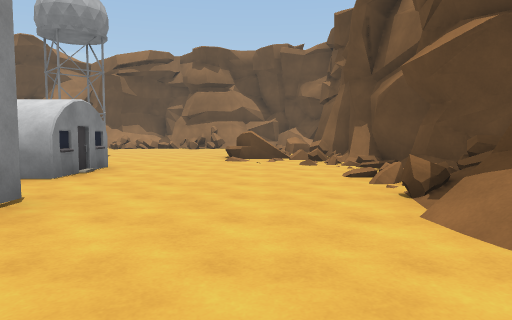
view 1 (above)

24 first-person views from a walk through a 3-D level made in the Unity game engine. The camera is 1.3 m above the floor, tilts 4° down and sees 70° across. The floor is counted in squares, 2 m on a side. Each view is taken from the middle of a square. On the plan, view 1 faces up. The plan holds only what a view shows up to about 11 squares ahead; the rest is blank. The place goes on beyond the plan. The player character is not drawn. Surface patterns are stand-ins for the level's own textures.

view 2
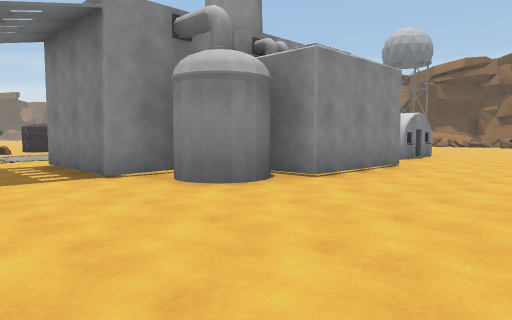

view 3
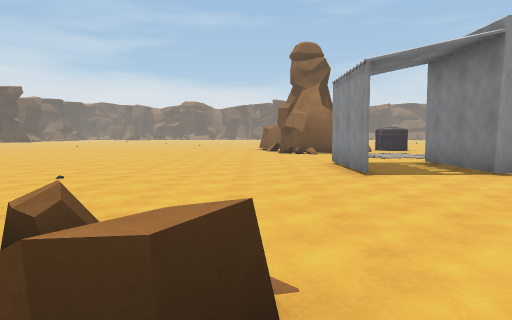

view 4
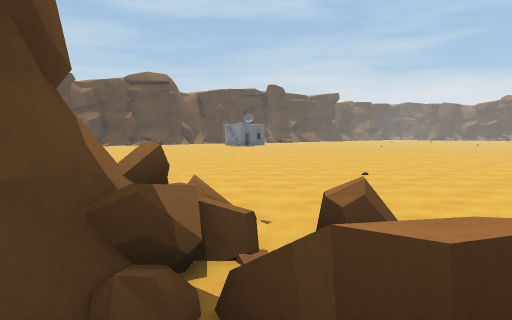

view 5
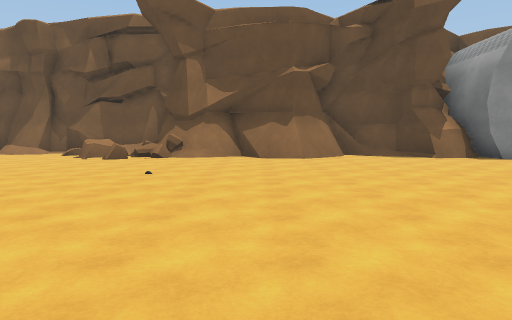

view 6
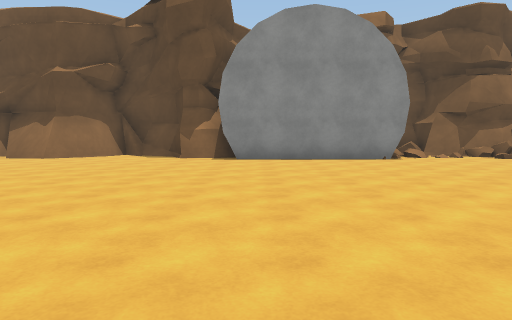

view 7
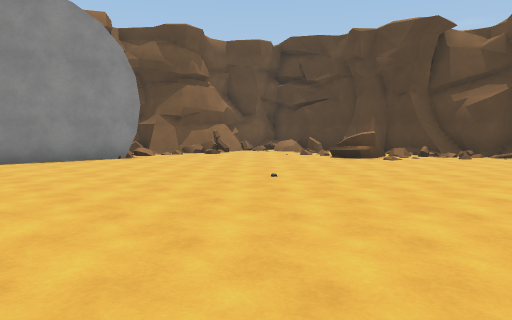

view 8
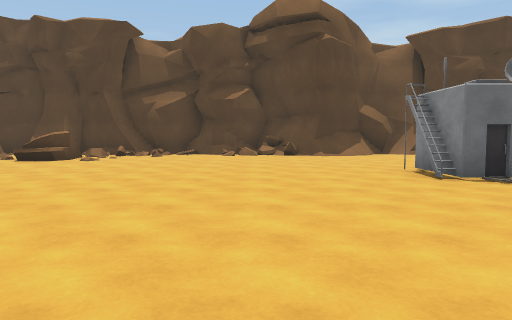

view 9
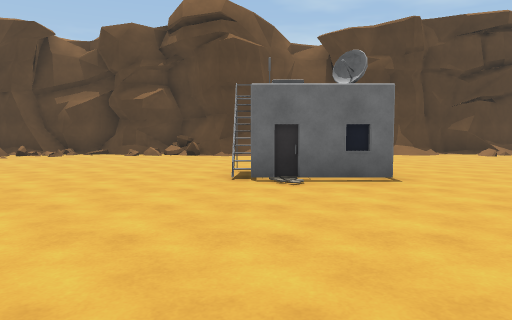

view 10
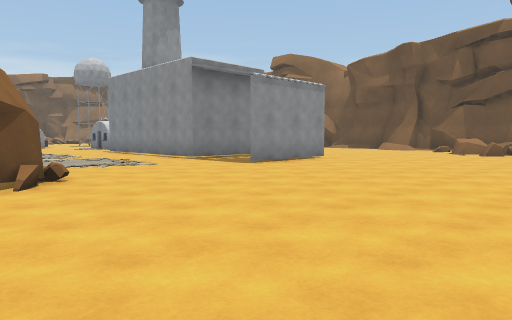

view 11
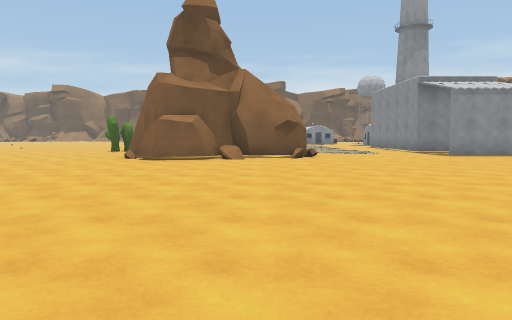

view 12
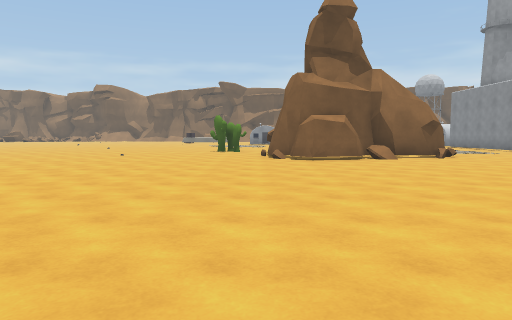

view 13
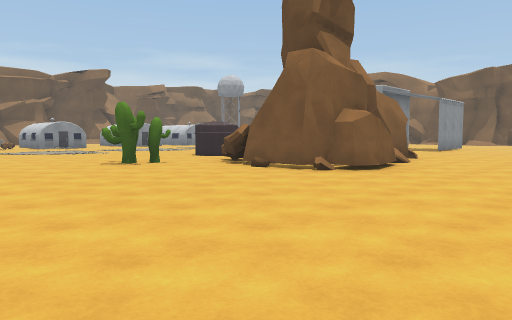

view 14
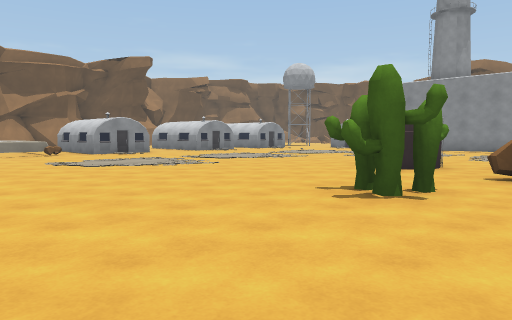

view 15
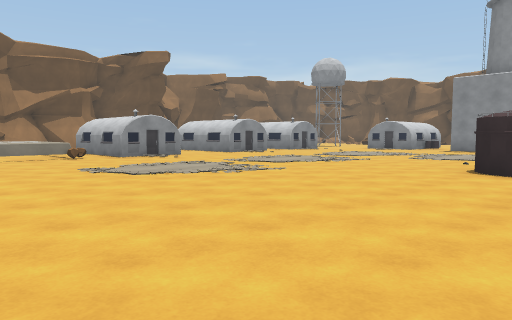

view 16
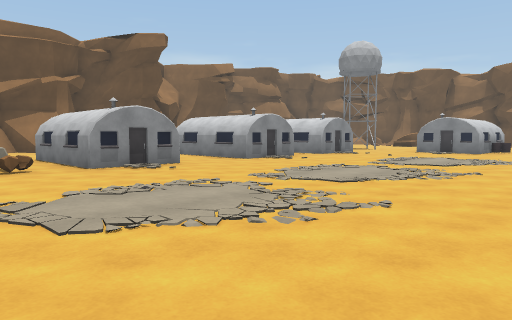

view 17
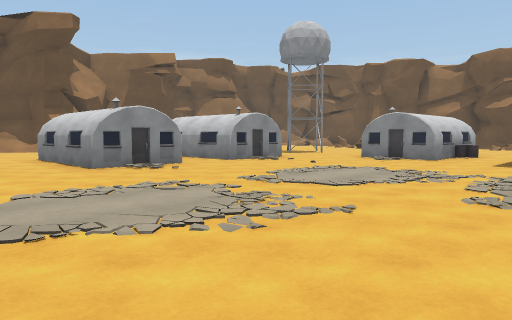

view 18
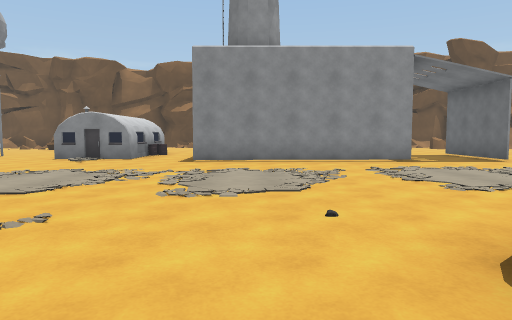

view 19
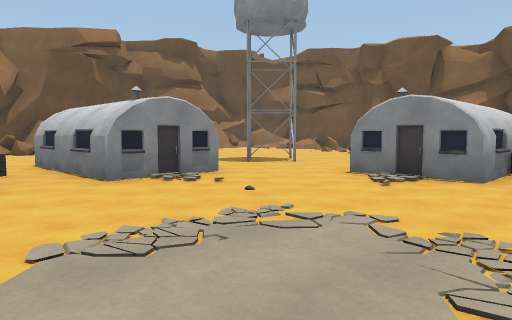

view 20
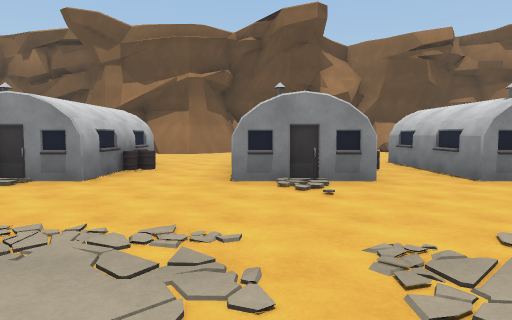

view 21
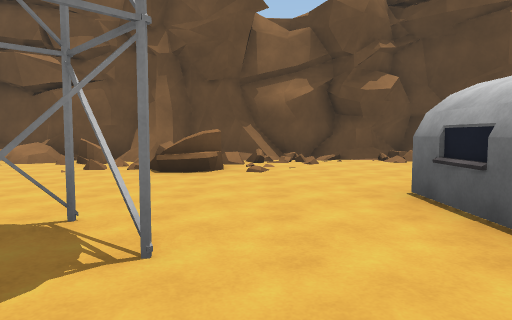

view 22
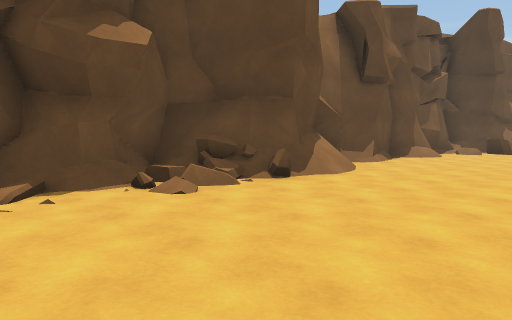

view 23
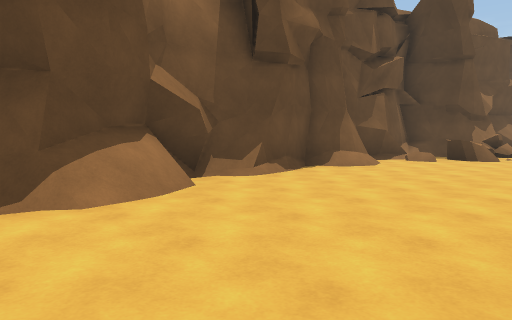

view 24
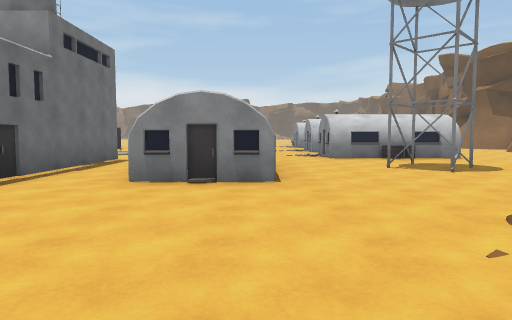

### Floor plan
Key: @ floor where view 1 was taken; # wall or solid block; x gap in a wall; . main floor; : floor 0.25 m higher than the main floor; / step, stairs or slope; = window, fence, low wall or low ledge; ^ raised ledge; B building; C cactus; O other object.
Columns run from 22 left of view 1 to 3 right of it. Each row starts with its distance up from view 1.
 12     .BB..B  BBB.......:=##
 11     .BBB.B BBBB..#....####
 10   ==.BB..B .BBB..#....=.=#
  9   .=.BB..BB.BBB...... ..##
  8   .......................#
  7  ...............BBBB.....#
  6  ...............BBBB....##
  5  ................B......=#
  4  .......................=#
  3  ..............#####....##
  2 ...........  ..#   #..../#
  1 ...............#   #..../#
  0 .......OO......# ###..@./#
 -1 ....C......  ..###.#..../#
 -2 ......^     .............#
 -3 ......#    ............./#
 -4 ......#####....###....../#
 -5 ......#####............//#
 -6 ......................==/#
 -7 ......................==/#
 -8 ......................=###
 -9 .......................#
-10  ......................#
-11   ..................../#
-12    ......... ........./#
-13    ......... ........./#
-14     ... ...     .......=
-15      .   .      ........
-16               ........##
-17          .  ..........##
-18         ..............#
-19        ...............#
-20        ...............#
-21       ................#
-22      .................##
-23      ... #.............=
-24     ... B..............#
-25    ....  ............ =#
-26    .... .........#/.   #
-27   ....  .........x
-28   /...  ./////..=

Where each view was taken, in squares from view 1:
view 1: 0 up, 0 right, facing up
view 2: 4 down, 1 right, facing up-left
view 3: 6 down, 2 right, facing left
view 4: 6 down, 2 right, facing down-left
view 5: 11 down, 10 left, facing right
view 6: 18 down, 10 left, facing right
view 7: 17 down, 10 left, facing down-right
view 8: 17 down, 10 left, facing down
view 9: 17 down, 13 left, facing down
view 10: 10 down, 13 left, facing up-right
view 11: 15 down, 13 left, facing up
view 12: 15 down, 17 left, facing up
view 13: 9 down, 22 left, facing up-right
view 14: 3 down, 22 left, facing up-right
view 15: 1 down, 22 left, facing up-right
view 16: 2 up, 20 left, facing up-right
view 17: 2 up, 16 left, facing up-right
view 18: 2 up, 16 left, facing right
view 19: 4 up, 12 left, facing up-right
view 20: 4 up, 13 left, facing up
view 21: 9 up, 7 left, facing right
view 22: 8 up, 2 left, facing down-right
view 23: 4 up, 2 left, facing down-right
view 24: 7 up, 2 right, facing left
